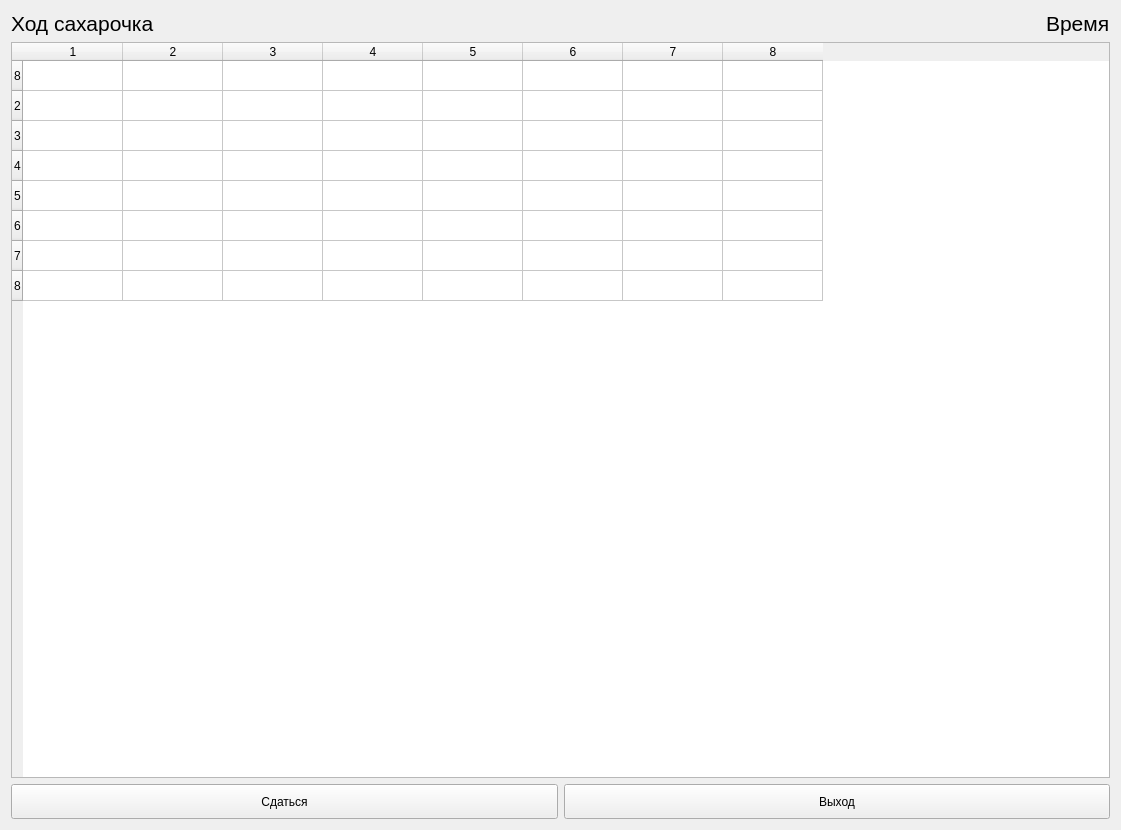
<?xml version="1.0" encoding="UTF-8"?>
<ui version="4.0">
 <class>Form</class>
 <widget class="QWidget" name="Form">
  <property name="geometry">
   <rect>
    <x>0</x>
    <y>0</y>
    <width>1121</width>
    <height>830</height>
   </rect>
  </property>
  <property name="windowTitle">
   <string>Form</string>
  </property>
  <layout class="QGridLayout" name="gridLayout">
   <item row="2" column="0">
    <layout class="QHBoxLayout" name="horizontalLayout_2">
     <item>
      <widget class="QPushButton" name="giveUpBtn">
       <property name="minimumSize">
        <size>
         <width>0</width>
         <height>35</height>
        </size>
       </property>
       <property name="text">
        <string>Сдаться</string>
       </property>
      </widget>
     </item>
     <item>
      <widget class="QPushButton" name="exitBtn">
       <property name="minimumSize">
        <size>
         <width>150</width>
         <height>35</height>
        </size>
       </property>
       <property name="text">
        <string>Выход</string>
       </property>
      </widget>
     </item>
    </layout>
   </item>
   <item row="0" column="0">
    <layout class="QHBoxLayout" name="horizontalLayout">
     <item alignment="Qt::AlignmentFlag::AlignLeft">
      <widget class="QLabel" name="turnLabel">
       <property name="font">
        <font>
         <pointsize>16</pointsize>
        </font>
       </property>
       <property name="text">
        <string>Ход сахарочка</string>
       </property>
      </widget>
     </item>
     <item alignment="Qt::AlignmentFlag::AlignRight">
      <widget class="QLabel" name="timeLabel">
       <property name="font">
        <font>
         <pointsize>16</pointsize>
        </font>
       </property>
       <property name="text">
        <string>Время</string>
       </property>
      </widget>
     </item>
    </layout>
   </item>
   <item row="1" column="0">
    <widget class="QTableWidget" name="tableWidget">
     <property name="rowCount">
      <number>8</number>
     </property>
     <property name="columnCount">
      <number>8</number>
     </property>
     <row/>
     <row/>
     <row/>
     <row/>
     <row>
      <property name="text">
       <string>8</string>
      </property>
     </row>
     <row/>
     <row/>
     <row/>
     <column/>
     <column/>
     <column/>
     <column/>
     <column/>
     <column/>
     <column/>
     <column/>
    </widget>
   </item>
  </layout>
 </widget>
 <resources/>
 <connections/>
</ui>
